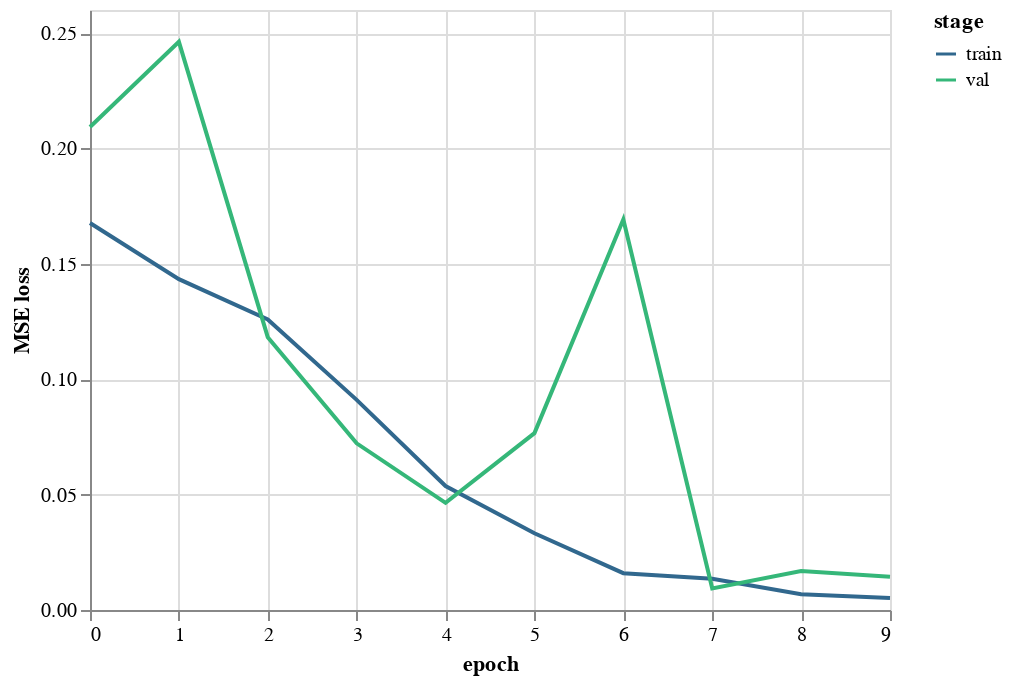

The notebook cell this image was saved under:
### Markdown cell above
## MSE plot

### Code cell
alt.Chart(
    pd.read_csv(
        'res.csv'
    ).reset_index(
    ).rename(
        {'index': 'epoch'},
        axis='columns'
    ).melt(
        id_vars=['epoch'],
        value_vars=['train', 'val'],
        var_name='stage',
        value_name='MSE loss'
    )
).mark_line(
).encode(
    x='epoch:Q',
    y='MSE loss:Q',
    color=alt.Color(
        'stage',
        scale=alt.Scale(
            scheme='viridis'
        )
    )
)

### Figure 1 — Vega-Lite specification as saved in the notebook (floating-point values rounded to 4 significant figures)
{"config": {"view": {"continuousWidth": 400, "continuousHeight": 300}}, "data": {"name": "data-95765066fe938b83c500945bbc340c10"}, "mark": "line", "encoding": {"color": {"field": "stage", "scale": {"scheme": "viridis"}, "type": "nominal"}, "x": {"field": "epoch", "type": "quantitative"}, "y": {"field": "MSE loss", "type": "quantitative"}}, "$schema": "https://vega.github.io/schema/vega-lite/v4.17.0.json", "datasets": {"data-95765066fe938b83c500945bbc340c10": [{"epoch": 0, "stage": "train", "MSE loss": 0.1677}, {"epoch": 1, "stage": "train", "MSE loss": 0.1434}, {"epoch": 2, "stage": "train", "MSE loss": 0.1259}, {"epoch": 3, "stage": "train", "MSE loss": 0.09105}, {"epoch": 4, "stage": "train", "MSE loss": 0.05373}, {"epoch": 5, "stage": "train", "MSE loss": 0.03323}, {"epoch": 6, "stage": "train", "MSE loss": 0.01596}, {"epoch": 7, "stage": "train", "MSE loss": 0.0135}, {"epoch": 8, "stage": "train", "MSE loss": 0.006839}, {"epoch": 9, "stage": "train", "MSE loss": 0.005203}, {"epoch": 0, "stage": "val", "MSE loss": 0.2093}, {"epoch": 1, "stage": "val", "MSE loss": 0.2462}, {"epoch": 2, "stage": "val", "MSE loss": 0.1182}, {"epoch": 3, "stage": "val", "MSE loss": 0.07224}, {"epoch": 4, "stage": "val", "MSE loss": 0.04643}, {"epoch": 5, "stage": "val", "MSE loss": 0.07664}, {"epoch": 6, "stage": "val", "MSE loss": 0.1692}, {"epoch": 7, "stage": "val", "MSE loss": 0.009386}, {"epoch": 8, "stage": "val", "MSE loss": 0.01688}, {"epoch": 9, "stage": "val", "MSE loss": 0.01442}]}}
